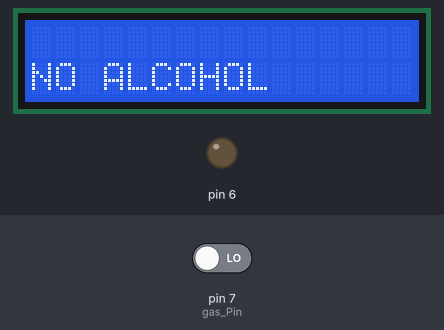
Bench run of a sketch on a simulated Arduino Uno, built with avr-gcc and run on an emulated ATmega328P. Parts: 16×2 character LCD, output pins drawn as LEDs (lit = HIGH). The test bench sets the inputs (shaded band); at power-on: pin 7 (gas_Pin) LOW.

Above: at 1.2 s.
1.3 s: pin 7 (gas_Pin) driven HIGH
At 2.8 s:
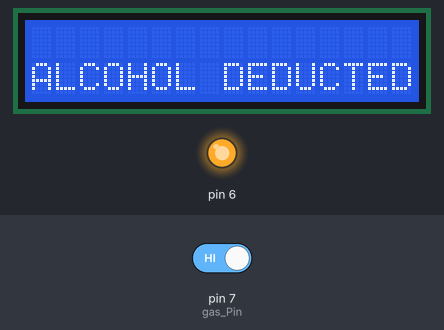
5.4 s: pin 7 (gas_Pin) driven LOW
At 6.5 s:
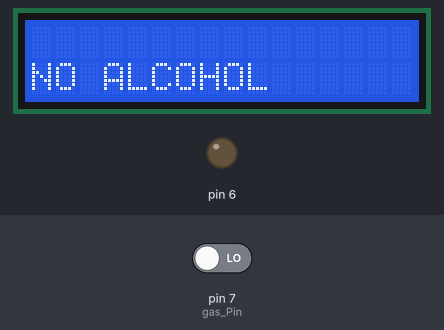
Timing chart, 0 to 8.4 s (numbered marks = the images above; inputs shaded):
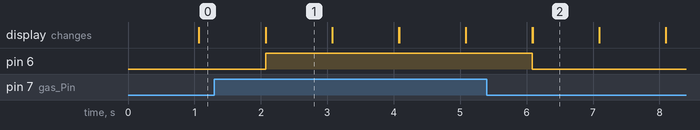

Measured:
- after the input at 1.3 s, pin 6: LOW → HIGH after 0.77 s; the display: first differs from a run without the input after 0.77 s (image 1)
- after the input at 5.4 s, pin 6: HIGH → LOW after 0.69 s; the display: first differs from a run without the input after 0.69 s (image 2)
- what the display in image 1 shows lasts 1.0 s, from 2.1 s to 3.1 s

The sketch:

Alcholdetectioncode.ino
```cpp
#include <LiquidCrystal.h>
#define gas_Pin 7
// initialize the library by associating any needed LCD interface pin
// with the arduino pin number it is connected to
const int rs = 13, en = 12, d4 = 11, d5 = 10, d6 = 9, d7 = 8;
LiquidCrystal lcd(rs, en, d4, d5, d6, d7);
int gas_value;
void setup() {
  // set up the LCD's number of columns and rows:
  lcd.begin(16, 2);
  pinMode(6,OUTPUT);
}
void loop()
{
  gas_value = digitalRead(gas_Pin);
  if(gas_value==1)
  {
   digitalWrite(6,HIGH);
   lcd.setCursor (0, 1);
   lcd.print("ALCOHOL DEDUCTED");
   lcd.display();
   }
   else
   {
    digitalWrite(6,LOW);
    lcd.setCursor (0, 1);
    lcd.print("NO ALCOHOL");
    lcd.display();
   }
   delay(1000);
   lcd.clear();
}
```
